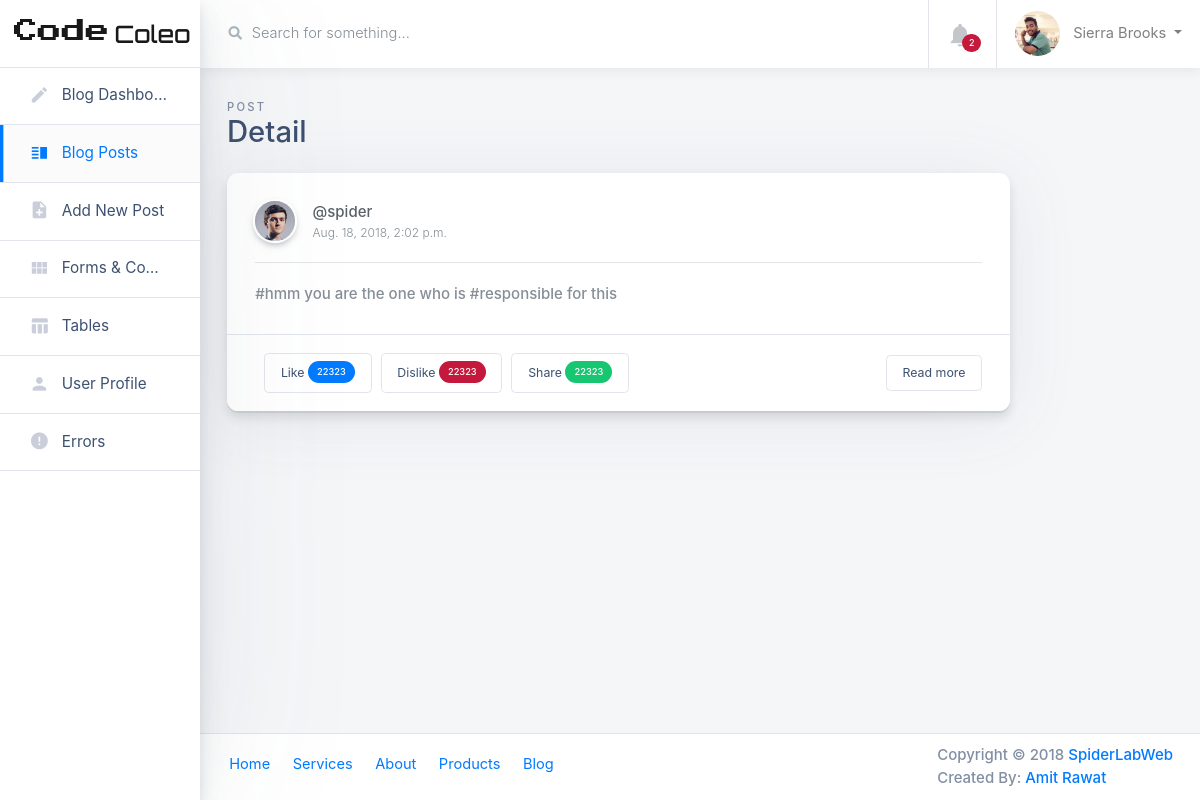
/post/detail/96/, run on the app's committed database.
### posts/models.py (models this page shows, shortened)
class Post(models.Model):
    parent = models.ForeignKey("self",blank=True, null=True)
    user = models.ForeignKey(settings.AUTH_USER_MODEL,default=1)
    title = models.CharField(max_length=50, blank=True, null=True)
    content = models.CharField(max_length=155)
    liked = models.ManyToManyField(settings.AUTH_USER_MODEL, blank=True, related_name="liked")
    timestamp = models.DateTimeField(auto_now_add=True)
    updated = models.DateTimeField(auto_now=True)
    objects = PostManager()
    class Meta:
        ordering = ['-timestamp']

### posts/views.py (the view)
# urls.py: url(r'^detail/(?P<pk>\d+)/$', PostDetailView.as_view(), name='detail'),
class PostDetailView(DetailView):
    template_name = "posts/post_detail.html"
    def get_object(self):
        pk = self.kwargs.get('pk')
        return Post.objects.get(id=pk)
    def get_context_data(self, **kwargs):
        context = super(PostDetailView, self).get_context_data(**kwargs)
        context["sidebar"] = True
        return context

### posts/templates/posts/post_detail.html (shortened to what this page needs)
{% extends "base.html" %}
{% load static %}
{% block sidebar %}
<aside class="main-sidebar col-12 col-md-3 col-lg-2 px-0">
    <div class="main-navbar">
      <nav class="navbar align-items-stretch navbar-light bg-white flex-md-nowrap border-bottom p-0">
        <a class="navbar-brand w-100 mr-0" href="#" style="line-height: 25px;">
          <div class="d-table m-auto">
            <span class="d-none d-md-inline ml-1" style="font-family: 'Press Start 2P', cursive; font-size: 24px; ">Code</span> <span class="d-none d-md-inline ml-1" style="font-family: 'Orbitron', sans-serif; font-size: 24px;">Coleo</span>
          </div>
        </a>
      </nav>
    </div>
    <div class="nav-wrapper">
      <ul class="nav flex-column">
        <li class="nav-item">
          <a class="nav-link " href="index.html">
            <i class="material-icons">edit</i>
            <span>Blog Dashboard</span>
          </a>
        </li>
        <li class="nav-item">
          <a class="nav-link active" href="components-blog-posts.html">
            <i class="material-icons">vertical_split</i>
            <span>Blog Posts</span>
          </a>
        </li>
        <li class="nav-item">
          <a class="nav-link" href="add-new-post.html">
            <i class="material-icons">note_add</i>
            <span>Add New Post</span>
          </a>
        </li>
        <li class="nav-item">
          <a class="nav-link " href="form-components.html">
            <i class="material-icons">view_module</i>
            <span>Forms &amp; Components</span>
          </a>
        </li>
        <li class="nav-item">
          <a class="nav-link " href="tables.html">
            <i class="material-icons">table_chart</i>
            <span>Tables</span>
          </a>
        </li>
        <li class="nav-item">
          <a class="nav-link " href="user-profile-lite.html">
            <i class="material-icons">person</i>
            <span>User Profile</span>
          </a>
        </li>
        <li class="nav-item">
          <a class="nav-link " href="errors.html">
            <i class="material-icons">error</i>
            <span>Errors</span>
          </a>
        </li>
      </ul>
    </div>
  </aside>
{% endblock sidebar %}
{% block main-container-bar %}
<main class="main-content  col-sm-12 p-0 {% if sidebar %} col-lg-10 col-md-9 col-sm-12 p-0 offset-lg-2 offset-md-3 {% else %} col-lg-12 col-md-12 col-sm-12 p-0 {% endif %}">
    <div class="main-navbar sticky-top bg-white">
{% endblock main-container-bar %}
{% block page-header %}
<div class="page-header row no-gutters py-4">
    <div class="col-12 col-sm-4 text-center text-sm-left mb-0">
        <span class="text-uppercase page-subtitle">Post</span>
        <h3 class="page-title">Detail</h3>
    </div>
</div>
{% endblock page-header %}
{% block content %}
<div class="row">
  <div class="col-lg-10">
      <div class="card card-small card-post mb-4">
          <div class="card-body">
    <div class="card-post__author d-flex">
        <a href="#" class="card-post__author-avatar card-post__author-avatar--small" style="background-image: url('images/avatars/1.jpg');">Written by James Khan</a>
        <div class="d-flex flex-column justify-content-center ml-3">
        <span class="card-post__author-name">@{{object.user}}</span>
        <small class="text-muted">{{object.timestamp}}</small>
        </div>
    </div><hr>
    <p class="card-text text-muted"> {{object.content}}</p>
          </div>
          <div class="card-footer border-top d-flex">
    <div class="my-auto ml-2">
      <a class="btn btn-sm btn-white" href="#"> Like <span class="badge badge-pill badge-primary">22323</span></a>
    </div>
    <div class="my-auto ml-2">
                  <a class="btn btn-sm btn-white" href="#"> Dislike <span class="badge badge-pill badge-danger">22323</span> </a>
    </div>
    <div class="my-auto ml-2">
                  <a class="btn btn-sm btn-white" href="#"> Share <span class="badge badge-pill badge-success">22323</span> </a>
              </div>
              <div class="my-auto ml-auto">
                  <a class="btn btn-sm btn-white" href="#"> Read more </a>
              </div>
          </div>
      </div>
  </div>
</div>
{% endblock content %}

### data on the page
Post: user "spider", timestamp "Aug. 18, 2018, 2:02 p.m.", content "#hmm you are the one who is #responsible for this"
